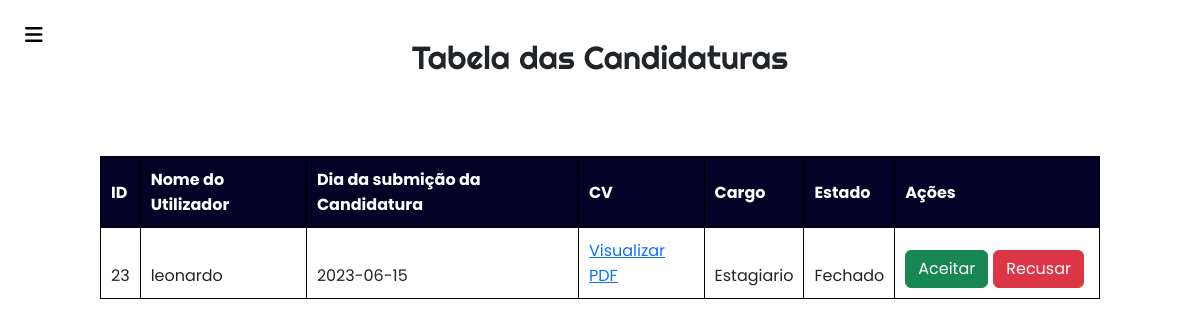
Page /PAP/admin/CandEquipas.php on the committed database.
### tables this page shows
CREATE TABLE `juntar_equipa` (
  `id_Cand` int(11) NOT NULL,
  `id_user` int(11) NOT NULL,
  `id_imagem` int(11) NOT NULL,
  `DataCand` date NOT NULL,
  `cargos` enum('Pendente','Estagiario','','') NOT NULL,
  `estado` enum('Aberto','Fechado','','') NOT NULL
);

CREATE TABLE `users` (
  `id` int(11) NOT NULL,
  `username` varchar(30) NOT NULL,
  `apelido` varchar(30) NOT NULL,
  `email` varchar(50) NOT NULL,
  `password` varchar(50) NOT NULL,
  `cargo` enum('admin','user','','') NOT NULL DEFAULT 'user'
);

### PAP/admin/CandEquipas.php (the view, shortened to what this page needs)
<html lang="en">
<head>
    <link rel="stylesheet" href="/PAP/css/tabelas.css">
    <link href="https://cdn.jsdelivr.net/npm/bootstrap@5.3.0-alpha1/dist/css/bootstrap.min.css" rel="stylesheet"
>
</head>
<body>
<div style="padding-right:100px;padding-left:100px; ">
<?php
include('../conDB/con_db.php');
$sql = "SELECT * FROM juntar_equipa";
$result = mysqli_query($con, $sql);
?>
<section class="content">
    <div class="row">
        <div class="col">
            <?php
if (mysqli_num_rows($result) > 0) {
    echo "<table class='rTable table-bordered '>";
    echo "<h2 style ='text-align:center; padding:  30px;'> Tabela das Candidaturas</h2>";
    echo "<thead>";
    echo "<tr>";
    echo "<th>ID</th>";
    echo "<th>Nome do Utilizador</th>";
    echo "<th>Dia da submição da Candidatura </th>";
    echo "<th>CV</th>";
    echo "<th>Cargo</th>";
    echo "<th>Estado</th>";
    echo "<th>Ações</th>";
    echo "</tr>";
    echo "</thead>";
    while ($row = mysqli_fetch_assoc($result)) {
        $query = "SELECT je.id_Cand, je.id_user, je.id_imagem, je.DataCand, u.username
                  FROM juntar_equipa AS je
                  INNER JOIN users AS u ON je.id_user = u.id
                  INNER JOIN imagens AS i ON je.id_imagem = i.id_imagens
                  WHERE je.id_user = " . $row["id_user"];
        echo "<tr>";
        echo "<td>" . $row["id_Cand"] . "</td>";
        $result_user = mysqli_query($con, $query);
        if ($result_user && mysqli_num_rows($result_user) > 0) {
            $rowUser = mysqli_fetch_assoc($result_user);
            echo "<td>" . $rowUser["username"] . "</td>";
        }
        echo "<td>" . $row["DataCand"] . "</td>";
        echo "<td><a href='/PAP/candidaturas/?id=" . $row["id_imagem"] . "'>Visualizar PDF</a></td>";
        echo "<td>" . $row["cargos"] . "</td>";
        echo "<td>" . $row["estado"] . "</td>";
        echo '<td>';
echo '<div class="btn-group">';
echo '<form style="margin-right:5px" action="aceitarCand.php" method="post">';
echo '<button type="submit" class="btn btn-success accept-btn" style="color: white;">Aceitar</button>';
echo '</form>';
echo '<form style="margin-right:5px" action="recusarCand.php" method="post">';
echo '<button type="submit" class="btn btn-danger" style="color: white;">Recusar</button>';
echo '</form>';
echo '</div>';
echo '</td>';
        echo "</tr>";
    }
    echo "</table>";
} else {
    echo "<h1 style='text-align:center; padding-top:100px'>Nenhuma candidatura encontrada.</h1>";
}
?>
</body>
</html>

### PAP/css/tabelas.css (style rules this page uses)
table, th, td { border: 1px solid black; }
table { border-collapse: collapse; border: 1px solid black; width: 100%; margin-top: 50px; }
th { height: 0px; }
th { text-align: left; }
td { height: 50px; vertical-align: bottom; }
th, td { padding: 10px; text-align: left; }
th, td { border-bottom: 1px solid #ddd; }
th { background-color: #050227; color: white; }
.side-bar ~ .content { left: 0; width: 100%; }
h2 { font-family: 'Righteous'; }

### PAP/css/admin_page.css (style rules this page uses)
* { margin: 0; padding: 0; box-sizing: border-box; font-family: "Poppins", sans-serif; }
body { min-height: 100vh; background-size: cover; background-position: center; }
.menu-btn { position: absolute; color: rgb(0, 0, 0); font-size: 20px; left: 0; margin: 25px; cursor: pointer; }
.side-bar ~ .content { left: 0; width: 100%; }

### rows in the picture
juntar_equipa: id_Cand "23", id_user.username "leonardo", DataCand "2023-06-15", cargos "Estagiario", estado "Fechado"
